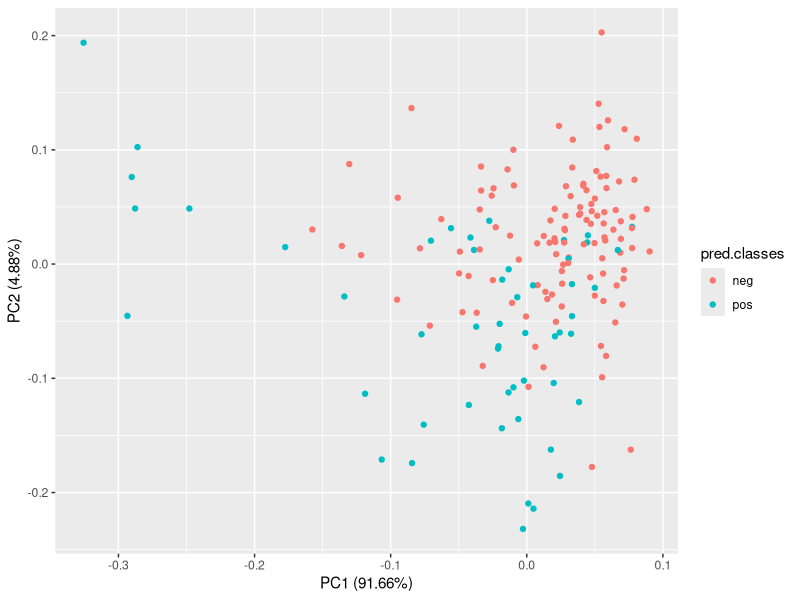
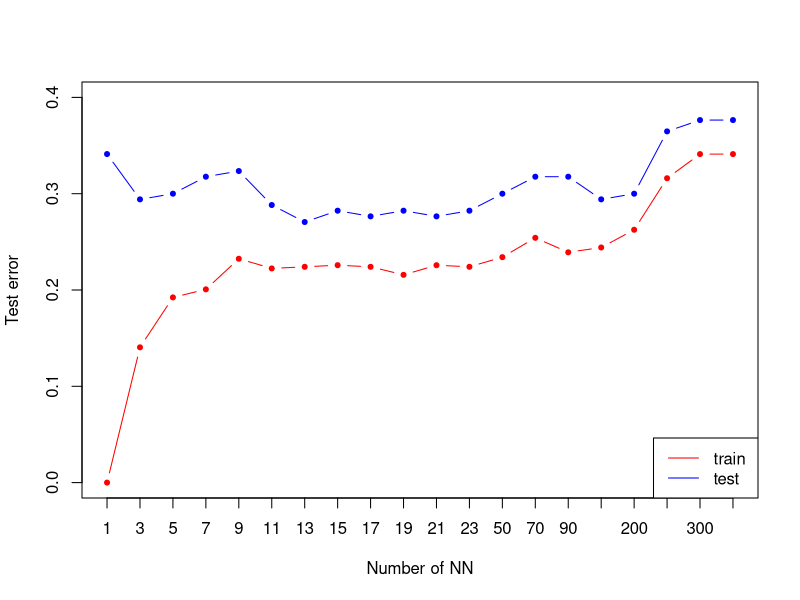
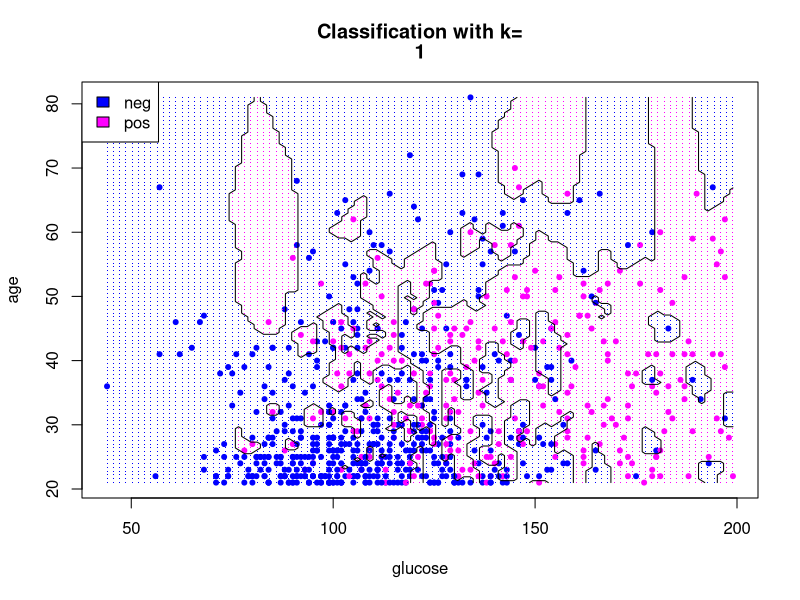
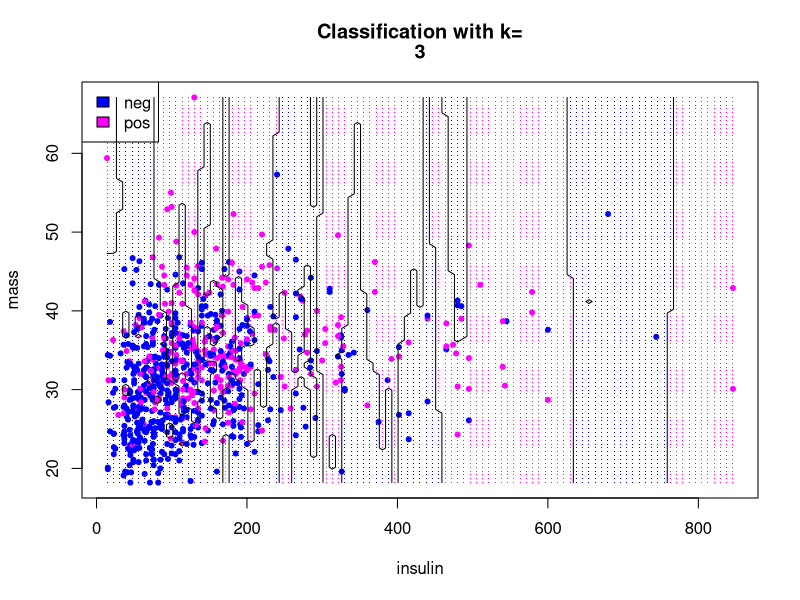
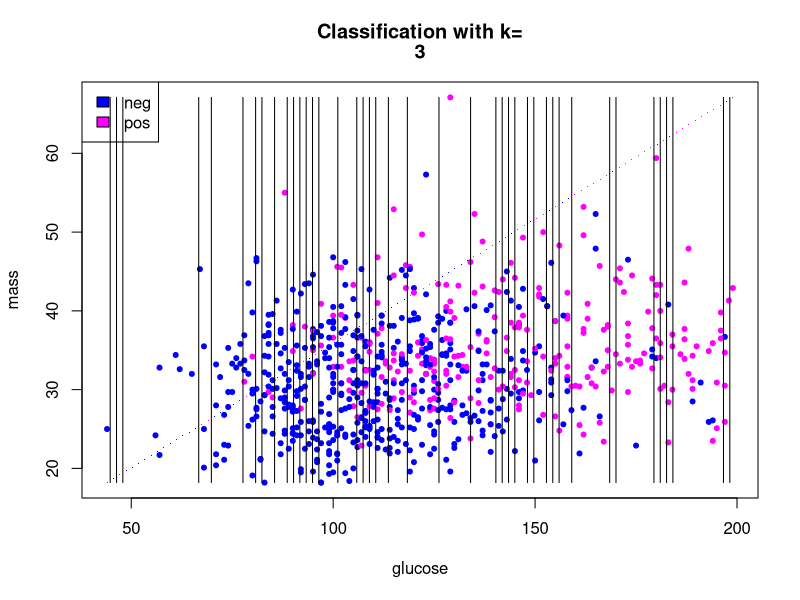
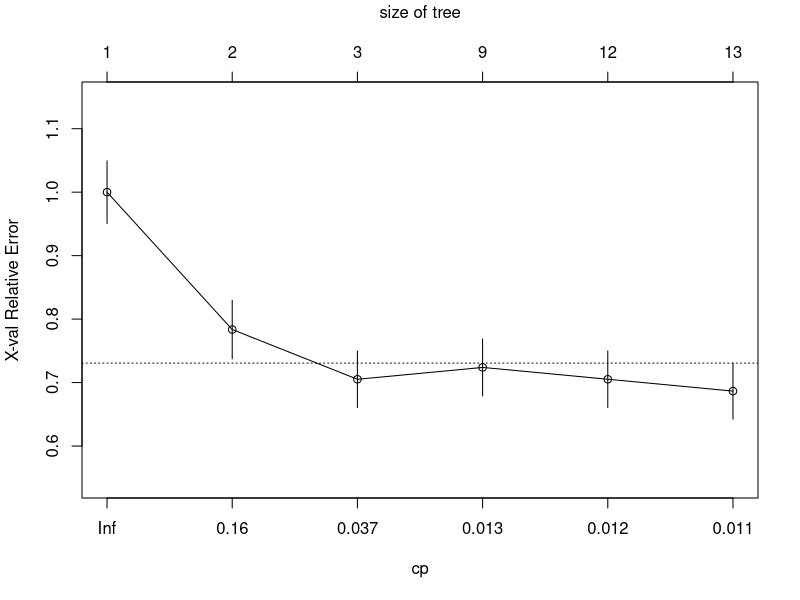
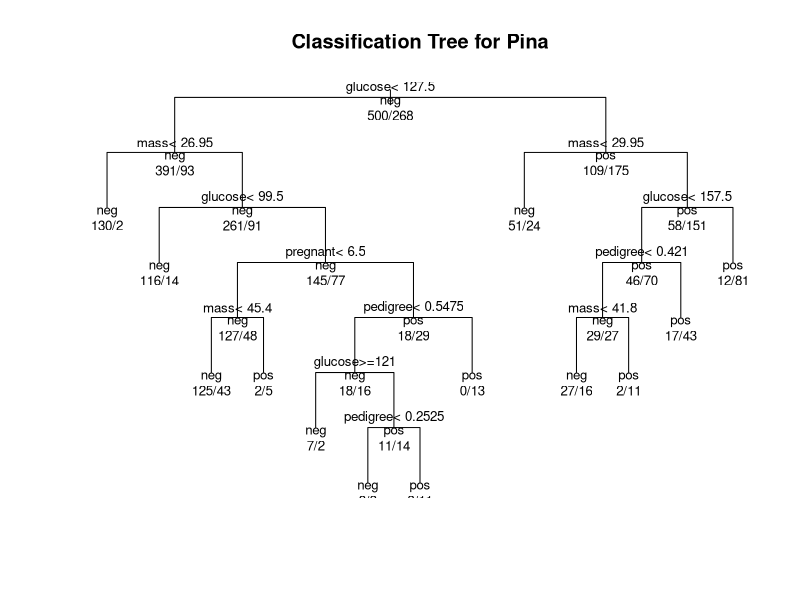
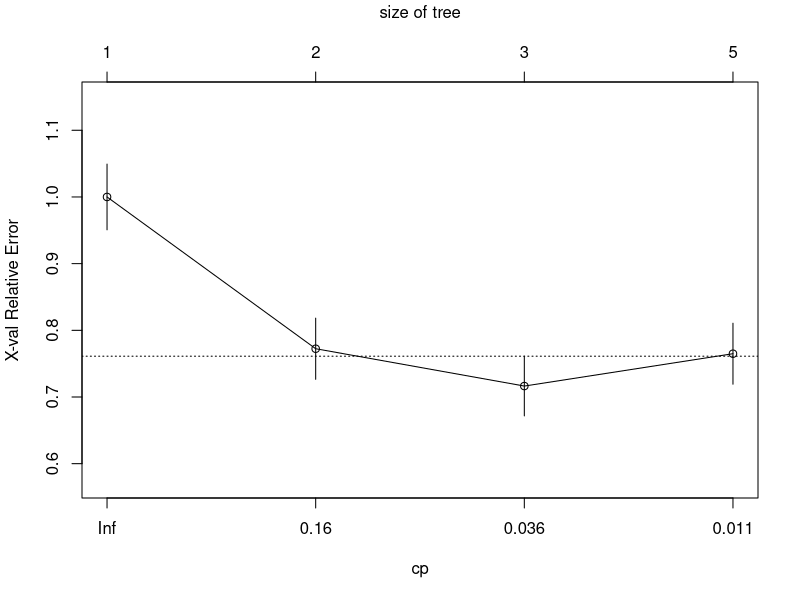

R code for these plots, in order:
## ---- chunk 1
library("mlbench")
library("caTools")
library("class")
library(mice)
library("rpart")

utils::data("PimaIndiansDiabetes2")
data <- PimaIndiansDiabetes2

set.seed(101) 

init = mice(data, maxit=0) 
meth = init$method
predM = init$predictorMatrix
imputed = mice(data, method=meth, predictorMatrix=predM, m=5)
data <- complete(imputed)


sample <- sample.split(data, SplitRatio = 0.8)
train <- subset(data, sample == TRUE)
test  <- subset(data, sample == FALSE)

## ---- chunk 2
trainDf <- train[, -9]
testDf <- test[,-9]

#NA2mean <- function(x) replace(x, is.na(x), mean(x, na.rm = TRUE))
#trainDf <- replace(trainDf, TRUE, lapply(trainDf, NA2mean))
#testDf <- replace(testDf, TRUE, lapply(testDf, NA2mean))

pred.classes <- knn(trainDf, testDf, train$diabetes, k=3)
testDf <- cbind(testDf,pred.classes)

print(pred.classes)
## ---- chunk 3
pca <- princomp (trainDf, cor = TRUE, scores = TRUE)
str(testDf)
library(ggfortify)
autoplot(prcomp(testDf[,-9]), data = testDf, colour = 'pred.classes')
## ---- chunk 4
ks <- c(1,3,5,7,9,11,13,15,17,19,21,23,50,70, 90, 150, 200,250,300,350)
# nearest neighbours to try
nks <- length(ks)
misclass.train <- numeric(length=nks)
misclass.test <- numeric(length=nks)
for (i in seq(along=ks)) {
  mod.train <- knn(trainDf,trainDf,k=ks[i],cl=train$diabetes)
  mod.test <- knn(trainDf, testDf[,-9],k= ks[i],cl= train$diabetes)
  misclass.train[i] <- 1 - sum(mod.train==train$diabetes)/nrow(trainDf)
  misclass.test[i] <- 1 - sum(mod.test==test$diabetes)/nrow(testDf)
}

misclass.test
# Figure 2.4
plot(misclass.train,xlab="Number of NN",ylab="Test error",type="n",xaxt="n", ylim=c(0.0, 0.4))
axis(1, 1:length(ks), as.character(ks))
lines(misclass.test,type="b",col='blue',pch=20)
lines(misclass.train,type="b",col='red',pch=20)
legend("bottomright",lty=1,col=c("red","blue"),legend = c("train ", "test "))
## ---- chunk 5
col1<-c('blue', 'magenta')
plot.knn <- function(k, indexA, indexB) {
  grid.A <- seq(min(data[,indexA]), max(data[,indexA]), (max(data[,indexA]) - min(data[,indexA])) / 100)
  grid.B <- seq(min(data[,indexB]), max(data[,indexB]), (max(data[,indexB]) - min(data[,indexB])) / 100)
  grid <- expand.grid(grid.A,grid.B)
  colnames(grid) <- colnames(trainDf[, c(indexA, indexB)])
  predicted.classes <- knn(trainDf[, c(indexA, indexB)], grid, train$diabetes, k=k)
  plot(data[, indexA], data[ ,indexB], pch=20, col=col1[as.numeric(data$diabetes)], xlab=colnames(data)[indexA],     ylab=colnames(data)[indexB])
  points(grid[, 1], grid[,2], pch='.', col=col1[as.numeric(predicted.classes)])  # draw grid
  legend("topleft", legend=levels(data$diabetes),fill =col1)
  title(c("Classification with k=", k))
  predicted.matrix <- matrix(as.numeric(predicted.classes), length(grid.A), length(grid.B))
  print(predicted.classes)
  contour(grid.A, grid.B, predicted.matrix, levels=c(1.5), drawlabels=FALSE,add=TRUE)
  }

plot.knn(1,2,8)
plot.knn(3,5,6)
## ---- chunk 6

col1<-c('blue', 'magenta')
Size_of_grid <- 100
plot.knn <- function(k,IndexA,IndexB) {
  col1<-c('blue', 'magenta')

  Size_of_grid <- 100
  grid <- data.frame(matrix(nrow = Size_of_grid,ncol = 7))
  for(i in seq(1,8)){
    mi = min(data[,i])
    ma = max(data[,i])
    grid[,i] = sample(mi:ma,Size_of_grid, replace = TRUE)
  }
  grid[,IndexA] = seq(min(data[,IndexA]), max(data[,IndexA]), length.out = Size_of_grid)
  grid[,IndexB] = seq(min(data[,IndexB]), max(data[,IndexB]), length.out = Size_of_grid)
  colnames(grid) <- colnames(trainDf) 
  predicted.classes <- knn(trainDf, grid, train$diabetes, k=k)
  
  plot(data[, IndexA], data[ ,IndexB], pch=20, col=col1[as.numeric(data$diabetes)], xlab=colnames(data)[IndexA], ylab=colnames(data)[IndexB]) 
  points(grid[, IndexA], grid[,IndexB], pch='.', col=col1[as.numeric(predicted.classes)])  # draw grid
  legend("topleft", legend=levels(data$diabetes),fill =col1)
  title(c("Classification with k=", k))
  
  predicted.matrix <- matrix(as.numeric(predicted.classes), length(grid[,IndexA]), length(grid[,IndexB]))
  print(predicted.classes)
  contour(grid[,IndexA], grid[,IndexB], predicted.matrix, levels=c(1.5), drawlabels=FALSE,add=TRUE)
}
plot.knn(3,2,6)
## ---- chunk 7
glm <- glm(diabetes~.,family=binomial(logit),data=data)
summary(glm)
## ---- chunk 8
glm2 <- glm(diabetes~pregnant + glucose + insulin + mass + pedigree,family=binomial(logit),data=data)
summary(glm2)
## ---- chunk 9
glm3 <- glm(diabetes~pregnant + glucose + mass + pedigree,family=binomial(logit),data=data)
summary(glm3)
## ---- chunk 10

model1 <- rpart(diabetes ~pregnant + glucose + mass + pedigree, data = data, method = "class")
# Plot the trees

printcp(model1) # display the results
plotcp(model1) # visualize cross-validation results
summary(model1) # detailed summary of splits

# plot tree
plot(model1, uniform=TRUE,
   main="Classification Tree for Pina")
text(model1, use.n=TRUE, all=TRUE, cex=.8)

bestcp <- model1$cptable[which.min(model1$cptable[,"xerror"]),"CP"]

model1.pruned <- prune(model1, cp = bestcp)


conf.matrix <- table(data$diabetes, predict(model1.pruned,type="class"))
rownames(conf.matrix) <- paste("Actual", rownames(conf.matrix), sep = ":")
colnames(conf.matrix) <- paste("Pred", colnames(conf.matrix), sep = ":")
print(conf.matrix)


## ---- chunk 11
model1 <- rpart(diabetes ~., data = data, control = rpart.control(maxdepth = 4),method = "class")
# Plot the trees

printcp(model1) # display the results
plotcp(model1) # visualize cross-validation results
summary(model1) # detailed summary of splits

# plot tree
plot(model1, uniform=TRUE,
   main="Classification Tree for Pina")
text(model1, use.n=TRUE, all=TRUE, cex=.8)


## ---- chunk 12

pca <- princomp (trainDf, cor = TRUE, scores = TRUE)
str(testDf)

library(ggfortify)
autoplot(prcomp(testDf[,-9]), data = testDf, colour = 'pred.classes')
